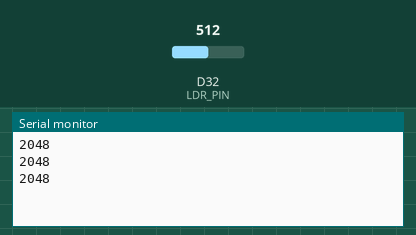
Recording of a sketch running on a simulated Arduino Due. Shown: the last lines printed to the serial monitor. The test bench sets the inputs (shaded band); at power-on: D32 (LDR_PIN) = 512 (analog values on the 0–1023 scale).

Above: at 1.3 s.
1.4 s: D32 (LDR_PIN) set to 716
At 1.9 s:
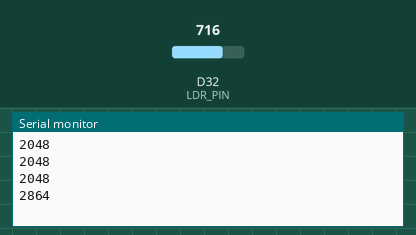
2.9 s: D32 (LDR_PIN) set to 900
At 3.4 s:
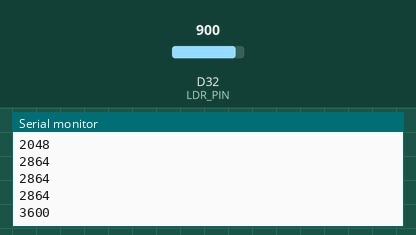
Timing chart, 0 to 5.9 s (numbered marks = the images above; inputs shaded):
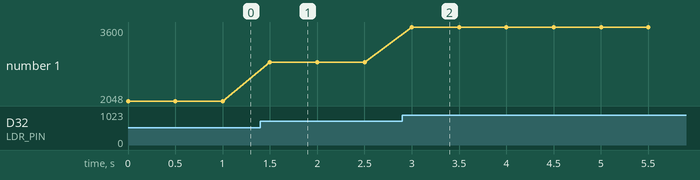

The sketch:

ldr_code.ino
```cpp
#define LDR_PIN 32  // Use any ADC-capable pin, e.g., GPIO 32-39 (VP)

void setup() {
  Serial.begin(115200);
  analogReadResolution(12);    // Set ADC resolution to 12 bits (0-4095)
}

void loop() {
  int ldrValue = analogRead(LDR_PIN);  // Read analog value from LDR
  Serial.println(ldrValue);            // Print the raw value
  delay(500);                          // Delay for readability
}
```

Measured:
- after the input at 1.4 s, the serial monitor: prints a new line after 0.10 s (image 1)
- after the input at 2.9 s, the serial monitor: prints a new line after 0.10 s (image 2)
- plotted number 1: 2048 → 2864 after the input at 1.4 s, 2864 → 3600 after the input at 2.9 s
